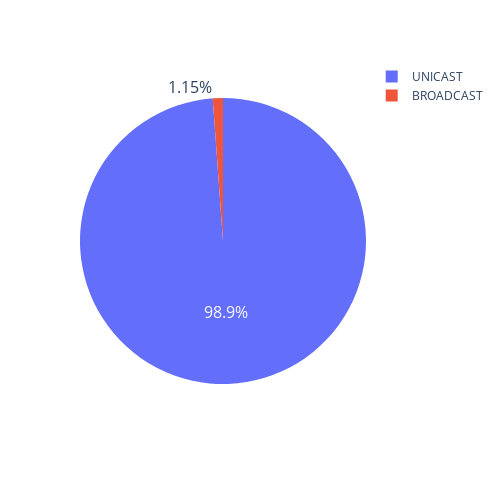

Source (notebook cell):
### Code cell
def pieBroadvUnicast(df):
    fig = px.pie(df, values='apariciones', names='destinatario', height= 500,
    width= 500)
    fig.update_traces(textfont_size=16)
    fig.show()
pieBroadvUnicast(df_captura_erik)

### Figure 1 — Plotly figure (JSON) as saved in the notebook; plotly's stock layout.template omitted (floating-point values rounded to 4 significant figures)
{"data": [{"domain": {"x": [0, 1], "y": [0, 1]}, "hovertemplate": "destinatario=%{label}<br>apariciones=%{value}<extra></extra>", "labels": ["UNICAST", "UNICAST", "BROADCAST", "UNICAST"], "legendgroup": "", "name": "", "showlegend": true, "textfont": {"size": 16}, "type": "pie", "values": [8762, 1063, 114, 4]}], "layout": {"height": 500, "legend": {"tracegroupgap": 0}, "margin": {"t": 60}, "width": 500}}
